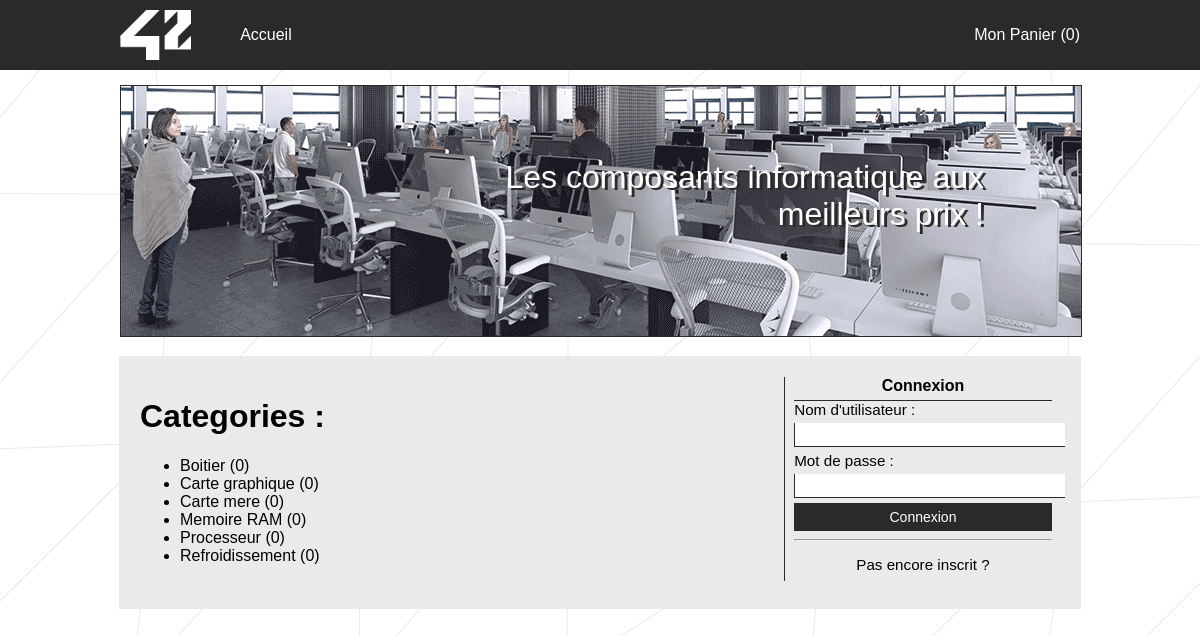
The page / on the database its author committed.
### tables this page shows
CREATE TABLE IF NOT EXISTS t_category (
  cat_id INT NOT NULL AUTO_INCREMENT,
  cat_name VARCHAR(255) NULL,
  PRIMARY KEY (cat_id));

### index.php (called while the page is built, shortened)
<?php
$categories = db_getAllCategory();
usort($categories, 'cat_name_sort');
foreach ($categories as $k => $v)
{
    $categories[$k]['nb_items'] = db_countItemByCategory($v['cat_id']);
}
render('index.php', array(
    'categories'    => $categories,
));

### model/category_model.php (called while the page is built, shortened)
<?php
function db_getAllCategory()
{
    global $db;
    $sql = "SELECT * FROM t_category";
    if (!($result = mysqli_query($db, $sql)))
        return array();
    $return = mysqli_fetch_all($result, MYSQLI_ASSOC);
    return $return;
}

### model/items_model.php (called while the page is built, shortened)
<?php
function db_countItemByCategory($cat_id)
{
    global $db;
    $sql = "SELECT COUNT(*)
            FROM t_item
            NATURAL JOIN t_category_has_t_item as t_join
            WHERE t_join.cat_id=".(int)$cat_id;
    if (!($result = mysqli_query($db, $sql)))
        return FALSE;
    $return = mysqli_fetch_row($result);
    return $return[0];
}

### lib/func_cart.php (called while the page is built, shortened)
<?php
function get_nb_item_cart()
{
    $count = 0;
    return $count;
}

### lib/func_user.php (called while the page is built, shortened)
<?php
function is_connected()
{
    return FALSE;
}

### lib/my_echo.php (the view)
<?php
function myecho($var)
{
    echo htmlentities($var);
}

### lib/render.php (shortened to what this page needs)
<?php
function render($filename, $data = array(), $layout = 'layout.php')
{
    extract($data);
    if (file_exists(ROOT.DS.'view'.DS.$filename))
        include ROOT.DS.'view'.DS.$filename;
    $content_for_layout = ob_get_clean();
    include_once ROOT.DS.'view'.DS.$layout;
}

### view/index.php
<h1>Categories :</h1>
<ul>
    <?php foreach ($categories as $category): ?>
    <li><a href="category.php?cat_id=<?php myecho($category['cat_id']) ?>"><?php myecho($category['cat_name']) ?> (<?php myecho($category['nb_items'])?>)</a></li>
    <?php endforeach; ?>
</ul>

### view/layout.php (shortened to what this page needs)
<!DOCTYPE html>
<html lang="fr">
<head>
    <link rel="stylesheet" href="web/css/style.css">
</head>
<body>
    <header>
        <div class="wrap">
            <a href="index.php"><img src="web/img/logo-42-white.gif" alt="42commerce"></a>
            <ul class="nav">
                <li><a href="index.php">Accueil</a></li>
            </ul>
            <div class="align-right">
                <a href="cart.php">Mon Panier (<?php echo get_nb_item_cart() ?>)</a>
            </div>
        </div>
    </header>
    <div class="wrap banner">
        <img src="web/img/banner.gif" alt="">
        <p>Les composants informatique aux meilleurs prix !</p>
    </div>
    <div class="wrap main-content">
        <div class="col-left">
            <?php echo $content_for_layout; ?>
        </div>
        <div class="col-right">
            <?php if (is_connected()): ?>
            <div class="widget">
                <div class="widget-title">Mon Compte</div>
                <div class="widget-content">
                    <p class="text-center">Vous etes connecter en tant que :</p>
                    <p class="text-center"><?php echo get_user()['name'] ?></p>
                    <p class="text-center"><a href="my_command.php">Voir mes commandes.</a></p>
                    <p class="text-center"><a href="my_account.php">Modifier mon compte.</a></p>
                    <p class="text-center"><a href="logout.php">Deconnexion.</a></p>
                </div>
            </div>
            <?php else: ?>
            <div class="widget">
                <div class="widget-title">Connexion</div>
                <div class="widget-content">
                    <form action="login.php" method="POST">
                        <label for="username">Nom d'utilisateur :</label>
                        <input type="text" name="username" id="username" required="required">
                        <label for="password">Mot de passe :</label>
                        <input type="password" id="password" name="password" required="required">
                        <button class="btn btn-default">Connexion</button>
                        <hr>
                        <p class="text-center"><a href="register.php">Pas encore inscrit ?</a></p>
                    </form>
                </div>
            </div>
            <?php endif; ?>
        </div>
    </div>
</body>
</html>

### web/css/style.css (style rules this page uses)
body { padding: 0; margin: 0; background: url('../img/site42-bg.gif') repeat center top; color: #000; font-family: "Quicksand",Helvetica,Arial,sans-serif; }
.wrap { width: 960px; margin: 0 auto; }
.wrap:after { content: ''; clear: both; display: block; }
a { color: #FFF; text-decoration: none; }
.wrap .align-right { float: right; }
.text-center { text-align: center; }
textarea, input[type="text"], input[type="password"], input[type="datetime"], input[type="datetime-local"], input[type="date"], input[type="month"], input[type="time"], input[type="week"], input[type="number"], input[type="email"], input[type="url"], input[type="search"], input[type="tel"], input[type="color"], .uneditable-input { background-color: #fff; border: none; border-bottom: 1px solid #2a2a2a; border-left: 1px solid #2a2a2a; padding: 4px 6px; }
.btn { display: inline-block; padding: 4px 12px; margin-bottom: 0; font-size: 14px; line-height: 20px; text-align: center; vertical-align: middle; cursor: pointer; border: none; color: #fff; background-color: #2a2a2a; }
header { width: 100%; height: 70px; background: #2A2A2A; color: #FFF; line-height: 70px; }
header .wrap { height: 100%; }
header .wrap > * { float: left; height: 100%; }
header img { max-height: 50px; width: auto; padding-top: 10px; }
ul.nav { padding: 0; margin: 0; list-style: none; margin-left: 40px; line-height: 70px; }
ul.nav > li { display: inline-block; }
ul.nav a { display: block; height: 70px; padding: 0 9px; }
.banner { position: relative; }
.banner img { margin: 15px auto; border: 1px solid #2A2A2A; }
.banner p { position: absolute; color: #FFF; z-index: 1; font-size: 2em; top: 20%; right: 10%; text-align: right; width: 60%; text-shadow: 3px 2px #2A2A2A; }
.main-content a { color: #000; }
.main-content { background: #EAEAEA; border: 1px solid #EAEAEA; padding : 20px; width: 920px; }
.main-content .col-left { width: 69%; padding-right: 1%; border-right: 1px solid #2A2A2A; float: left; }
.main-content .col-right { width: 28%; margin-left: 1%; display: inline-block; float: left; }
.widget { font-size: 0.95em; }
.widget-title { font-size: 1.05em; font-weight: bold; width: 100%; border-bottom: 1px solid #2A2A2A; text-align: center; padding-bottom: 5px; }
.widget input, .widget button, .widget label { display: block; width: 100%; margin-bottom: 5px; }
input, label { display: block; }

### rows shown on the page
t_category: cat_name "Boitier 0"
t_category: cat_name "Carte graphique 0"
t_category: cat_name "Carte mere 0"
t_category: cat_name "Memoire RAM 0"
t_category: cat_name "Processeur 0"
t_category: cat_name "Refroidissement 0"

### other values the page prints
get_nb_item_cart() "0"
